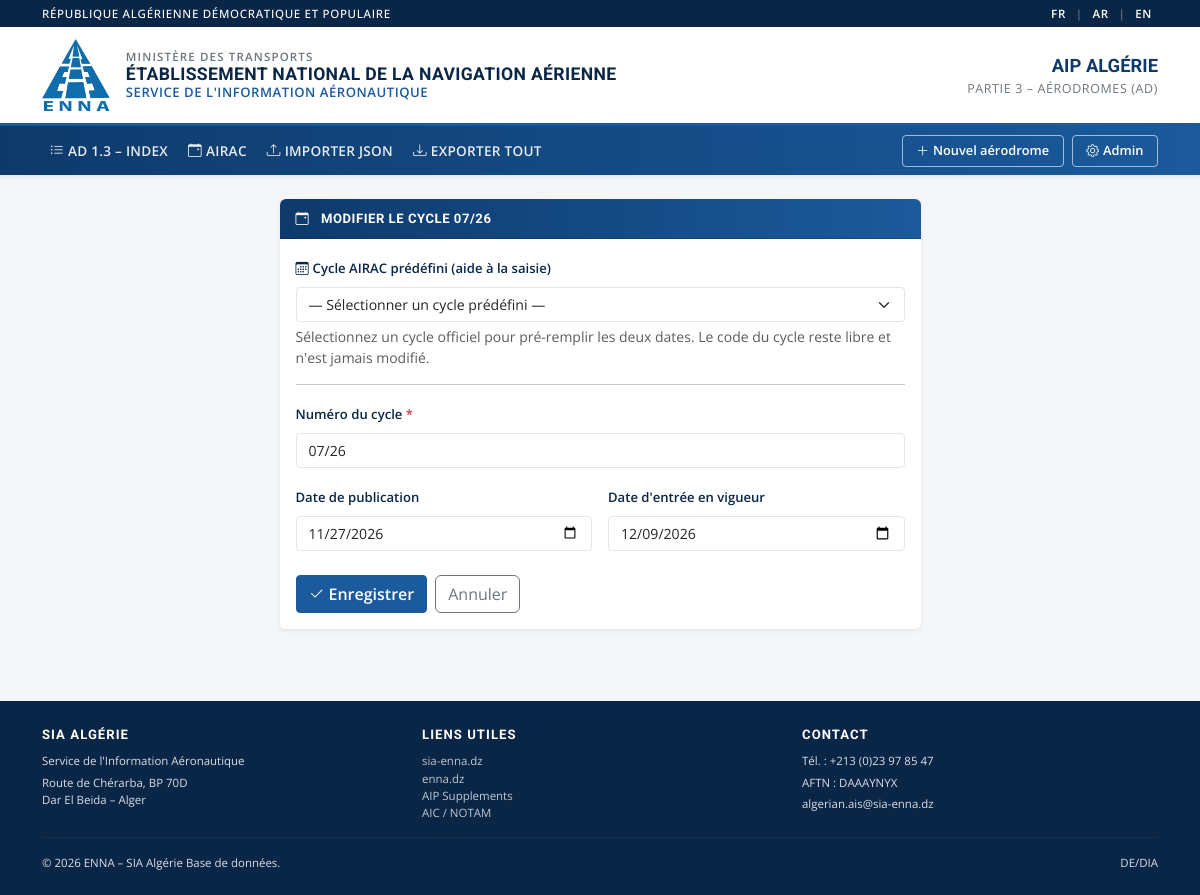
The app's page /airac/cycles/1/edit/ with its own data.
### common/models.py (models this page shows, shortened)
class TimeStampedModel(models.Model):
    created_at = models.DateTimeField(auto_now_add=True)
    updated_at = models.DateTimeField(auto_now=True)
    class Meta:
        abstract = True

class AiracCycle(TimeStampedModel):
    code = models.CharField(max_length=12, unique=True)
    effective_date = models.DateField()
    publication_date = models.DateField(null=True, blank=True)
    is_active = models.BooleanField(default=False)
    is_draft = models.BooleanField(
        default=False,
        help_text="Cycle en préparation, non encore publié.",
    )
    class Meta:
        ordering = ("-effective_date",)
        verbose_name = "AIRAC cycle"

### ad/views.py (the view, shortened to what this page needs)
# urls.py: path("airac/cycles/<int:pk>/edit/", views.AiracCycleUpdateView.as_view(), name="airac_cycle_edit"),
class AiracCycleUpdateView(UpdateView):
    model = AiracCycle
    form_class = AiracCycleForm
    template_name = "ad/airac_cycle_form.html"
    def get_context_data(self, **kwargs):
        from common.airac_calendar import AIRAC_CALENDAR
        ctx = super().get_context_data(**kwargs)
        ctx["airac_calendar_json"] = AIRAC_CALENDAR
        return ctx

### ad/forms.py (called while the page is built)
def _format_airac_label(pub_iso, eff_iso):
    p = parse_date(pub_iso)
    e = parse_date(eff_iso)
    if not p or not e:
        return f"{pub_iso} → {eff_iso}"
    return (
        f"Publication {p.strftime('%d %b %Y').upper()}"
        f"  →  Effet {e.strftime('%d %b %Y').upper()}"
    )

### ad/templates/ad/airac_cycle_form.html (shortened to what this page needs)
{% extends "ad/base.html" %}
{% block content %}
<div class="row justify-content-center">
  <div class="col-lg-7">
    <div class="card shadow-sm border-0">
      <div class="card-header aip-card-header">
        <i class="bi bi-calendar-event me-2"></i>
        {% if object %}Modifier le cycle {{ object.code }}{% else %}Créer un cycle AIRAC{% endif %}
      </div>
      <div class="card-body">
        <form method="post" novalidate>
          <div class="mb-3">
            <label class="form-label fw-semibold" for="{{ form.preset.id_for_label }}">
              <i class="bi bi-calendar3 me-1"></i>{{ form.preset.label }}
            </label>
            {{ form.preset }}
            <div class="form-text small">{{ form.preset.help_text }}</div>
          </div>
          <hr class="my-3">
          <div class="mb-3">
            <label class="form-label fw-semibold" for="{{ form.code.id_for_label }}">
              Numéro du cycle <span class="text-danger">*</span>
            </label>
            {{ form.code }}
          </div>
          <div class="row g-3 mb-3">
            <div class="col-md-6">
              <label class="form-label fw-semibold" for="{{ form.publication_date.id_for_label }}">
                Date de publication
              </label>
              {{ form.publication_date }}
            </div>
            <div class="col-md-6">
              <label class="form-label fw-semibold" for="{{ form.effective_date.id_for_label }}">
                Date d'entrée en vigueur
              </label>
              {{ form.effective_date }}
            </div>
          </div>
          <div class="d-flex gap-2 mt-4">
            <button class="btn btn-primary">
              <i class="bi bi-check2 me-1"></i>Enregistrer
            </button>
            <a href="{% url 'ad:airac_dashboard' %}" class="btn btn-outline-secondary">
              Annuler
            </a>
          </div>
        </form>
      </div>
    </div>
  </div>
</div>
{% endblock %}

### static/css/enna-theme.css (style rules this page uses)
:root { --enna-blue-900: #0A2647; --enna-blue-800: #0E3A6B; --enna-blue-700: #154C87; --enna-blue-600: #1B5A9C; --enna-blue-500: #2470BC; --enna-blue-100: #E8F0F9; --enna-blue-50: #F5F8FC; --enna-gold: #C9A227; --enna-red: #B22234; --enna-green: #1F7A3D; --enna-gray-50: #F4F6F9; --enna-gray-100: #E2E6ED; --enna-gray-500: #6C757D; --font-main: "Open Sans", "Segoe UI", system-ui, sans-serif; --font-head: "Roboto", "Segoe UI", system-ui, sans-serif; }
body { background: var(--enna-gray-50); font-family: var(--font-main); color: #1c2533; min-height: 100vh; display: flex; flex-direction: column; }
a { color: var(--enna-blue-600); }
.btn-primary { background: var(--enna-blue-600); border-color: var(--enna-blue-600); font-weight: 600; border-radius: 4px; }
.card { border-radius: 6px; border: 1px solid var(--enna-gray-100); overflow: hidden; }
.card-header.aip-card-header { background: linear-gradient(90deg, var(--enna-blue-800), var(--enna-blue-600)); color: #fff; font-family: var(--font-head); font-weight: 700; font-size: 0.82rem; letter-spacing: 0.04em; text-transform: uppercase; border-radius: 0 !important; padding: 0.6rem 1rem; }
.form-label { font-weight: 600; font-size: 0.82rem; color: var(--enna-blue-900); }
.form-control, .form-select { border-radius: 4px; border-color: var(--enna-gray-100); font-size: 0.88rem; }

### records on screen
AiracCycle: code "07/26", publication_date "11/27/2026", effective_date "12/09/2026"
